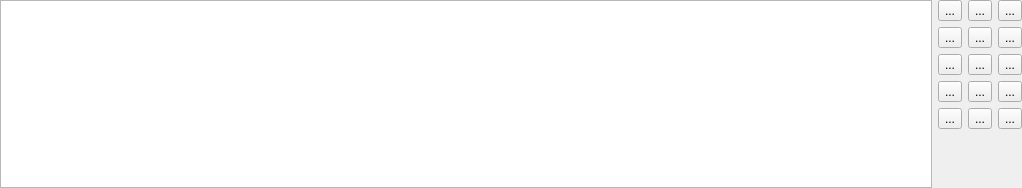
<?xml version="1.0" encoding="UTF-8"?>
<ui version="4.0">
 <class>EditorAnim</class>
 <widget class="QWidget" name="EditorAnim">
  <property name="geometry">
   <rect>
    <x>0</x>
    <y>0</y>
    <width>1022</width>
    <height>188</height>
   </rect>
  </property>
  <property name="windowTitle">
   <string>Form</string>
  </property>
  <layout class="QGridLayout" name="gridLayout_2">
   <property name="margin">
    <number>0</number>
   </property>
   <item row="0" column="0">
    <layout class="QHBoxLayout" name="horizontalLayout">
     <item>
      <widget class="TimelineGraphicsView" name="graphicsView"/>
     </item>
     <item>
      <widget class="QWidget" name="controlWidget" native="true">
       <layout class="QGridLayout" name="gridLayout">
        <property name="margin">
         <number>0</number>
        </property>
        <item row="0" column="0">
         <widget class="QToolButton" name="toolButton">
          <property name="text">
           <string>...</string>
          </property>
         </widget>
        </item>
        <item row="4" column="2">
         <widget class="QToolButton" name="removeGraphBtn">
          <property name="toolTip">
           <string>Remove animation.</string>
          </property>
          <property name="text">
           <string>...</string>
          </property>
          <property name="icon">
           <iconset resource="../resources.qrc">
            <normaloff>:/toolbar/icons/trash-empty.png</normaloff>:/toolbar/icons/trash-empty.png</iconset>
          </property>
         </widget>
        </item>
        <item row="1" column="1">
         <widget class="QToolButton" name="toolButton_5">
          <property name="text">
           <string>...</string>
          </property>
         </widget>
        </item>
        <item row="1" column="2">
         <widget class="QToolButton" name="toolButton_6">
          <property name="text">
           <string>...</string>
          </property>
         </widget>
        </item>
        <item row="0" column="1">
         <widget class="QToolButton" name="toolButton_2">
          <property name="text">
           <string>...</string>
          </property>
         </widget>
        </item>
        <item row="4" column="1">
         <widget class="QToolButton" name="toolButton_14">
          <property name="text">
           <string>...</string>
          </property>
         </widget>
        </item>
        <item row="1" column="0">
         <widget class="QToolButton" name="toolButton_4">
          <property name="text">
           <string>...</string>
          </property>
         </widget>
        </item>
        <item row="0" column="2">
         <widget class="QToolButton" name="quitBtn">
          <property name="toolTip">
           <string>Quit the editor.</string>
          </property>
          <property name="text">
           <string>...</string>
          </property>
          <property name="icon">
           <iconset resource="../resources.qrc">
            <normaloff>:/toolbar/icons/system-shutdown.png</normaloff>:/toolbar/icons/system-shutdown.png</iconset>
          </property>
          <property name="autoExclusive">
           <bool>false</bool>
          </property>
         </widget>
        </item>
        <item row="2" column="1">
         <widget class="QToolButton" name="toolButton_8">
          <property name="text">
           <string>...</string>
          </property>
         </widget>
        </item>
        <item row="4" column="0">
         <widget class="QToolButton" name="toolButton_13">
          <property name="text">
           <string>...</string>
          </property>
         </widget>
        </item>
        <item row="3" column="1">
         <widget class="QToolButton" name="toolButton_11">
          <property name="text">
           <string>...</string>
          </property>
         </widget>
        </item>
        <item row="3" column="2">
         <widget class="QToolButton" name="toolButton_12">
          <property name="text">
           <string>...</string>
          </property>
         </widget>
        </item>
        <item row="2" column="0">
         <widget class="QToolButton" name="toolButton_7">
          <property name="text">
           <string>...</string>
          </property>
         </widget>
        </item>
        <item row="2" column="2">
         <widget class="QToolButton" name="toolButton_9">
          <property name="text">
           <string>...</string>
          </property>
         </widget>
        </item>
        <item row="3" column="0">
         <widget class="QToolButton" name="toolButton_10">
          <property name="text">
           <string>...</string>
          </property>
         </widget>
        </item>
        <item row="5" column="1">
         <spacer name="verticalSpacer">
          <property name="orientation">
           <enum>Qt::Vertical</enum>
          </property>
          <property name="sizeHint" stdset="0">
           <size>
            <width>20</width>
            <height>40</height>
           </size>
          </property>
         </spacer>
        </item>
       </layout>
      </widget>
     </item>
    </layout>
   </item>
  </layout>
 </widget>
 <customwidgets>
  <customwidget>
   <class>TimelineGraphicsView</class>
   <extends>QGraphicsView</extends>
   <header>timeline/timelinegraphicsview.h</header>
  </customwidget>
 </customwidgets>
 <resources>
  <include location="../resources.qrc"/>
 </resources>
 <connections/>
</ui>
